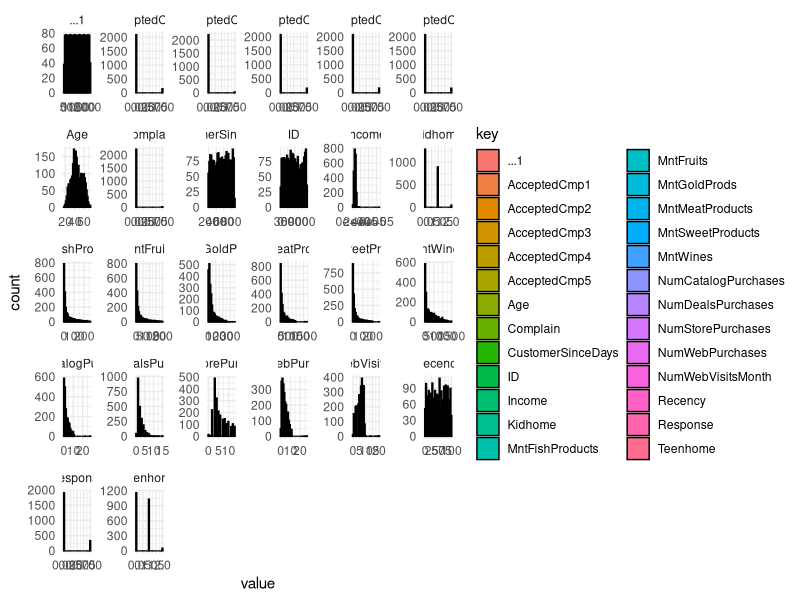

Reproduce this figure in R. (Note: this script raises an error after producing the figure.)
library(corrplot)
library(tidyverse)
mktCmpgn <- read_csv("output/mktCmpgn.csv")

str(mktCmpgn)

# Display Histograms of the data
displayAllHistograms <- function(tibbleDataset) {
  tibbleDataset %>% 
    keep(is.numeric) %>%
    gather() %>%
    ggplot() + geom_histogram(mapping = aes( x = value, fill = key),
                              color = "black") +
    facet_wrap(~ key, scales = "free") +
    theme_minimal()
}
displayAllHistograms(mktCmpgn)



numericMtkgCmpgn <- mktgCmpgn %>%select_if(is.numeric)%>%select(-...1)

str(numericMtkgCmpgn)  
mktgCmpgnCorr <- round(cor(numericMtkgCmpgn),2)

mktgCmpgnCorr

# Display a correlation plot using the "number" method and output bottom left

corrplot(corr = mktgCmpgnCorr,method = "number", type = "lower")


# Get some insights with group by summaries
mktCmpgn %>%
  filter(Response ==1)%>%
  group_by(AcceptedCmp1,AcceptedCmp2,AcceptedCmp3,AcceptedCmp4,AcceptedCmp5,Response)%>%
  summarise(n())


df<- mktCmpgn %>%
  filter(Response ==1)%>%
  group_by(Education, AcceptedCmp1,AcceptedCmp2,AcceptedCmp3,AcceptedCmp4,AcceptedCmp5,Response)%>%
  summarise(n())

# close to half of those that responded did not accept previous campaigns

mktCmpgn %>%
  filter(Response ==0)%>%
  group_by(AcceptedCmp1,AcceptedCmp2,AcceptedCmp3,AcceptedCmp4,AcceptedCmp5,Response)%>%
  summarise(n())

# 

mktCmpgn%>%group_by(Response)%>%summarise(n())

# Get the average spending on different types of product in different income group
summarise_at(group_by(df, Income_group),vars(MntMeatProducts),funs(mean(.,na.rm=TRUE)))
summarise_at(group_by(df, Income_group),vars(MntFishProducts),funs(mean(.,na.rm=TRUE)))
summarise_at(group_by(df, Income_group),vars(MntSweetProducts),funs(mean(.,na.rm=TRUE)))
summarise_at(group_by(df, Income_group),vars(MntGoldProds),funs(mean(.,na.rm=TRUE)))
summarise_at(group_by(df, Income_group),vars(MntFruits),funs(mean(.,na.rm=TRUE)))
summarise_at(group_by(df, Income_group),vars(MntWines),funs(mean(.,na.rm=TRUE)))
